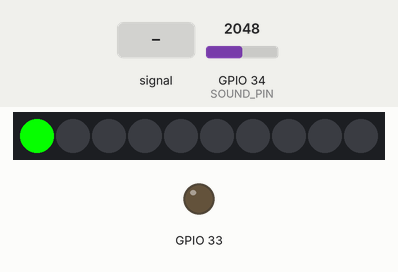
This sketch was run on a simulated ESP32. Shown: 10 RGB LEDs in strip order, left to right, output pins drawn as LEDs (lit = HIGH). The inputs (shaded band) are chosen by the test bench; at power-on: GPIO 34 (SOUND_PIN) = 2048. WiFi joins after 1.5 s; servers stay silent unless stated; web services answer with replies made up by the test bench; what the sketch prints to the serial monitor is not drawn.

Above: at 1.2 s.
1.3 s: GPIO 34 (SOUND_PIN) fed a 200 Hz sine of ±1842 counts around its level
At 2.8 s:
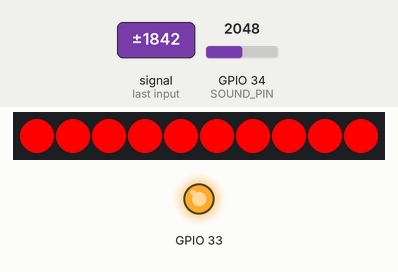
3.7 s: GPIO 34 (SOUND_PIN) fed a 1000 Hz sine of ±1023 counts around its level
At 5.57 s:
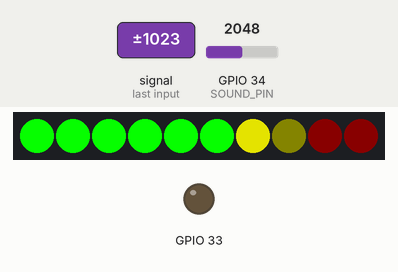
6.7 s: GPIO 34 (SOUND_PIN) fed a 50 Hz sine of ±1228 counts around its level
At 9.57 s:
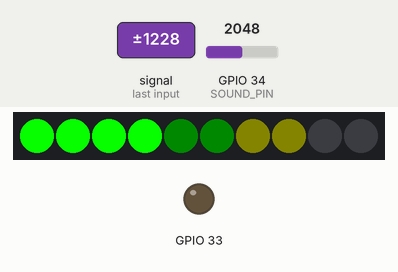
9.7 s: GPIO 34 (SOUND_PIN) set to 2866
At 10.2 s:
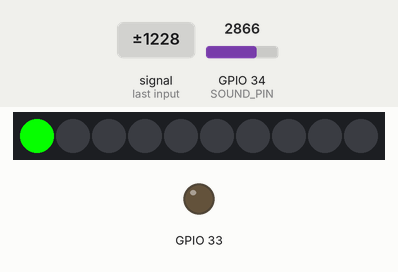
Timing chart, 0 to 12.2 s (numbered marks = the images above; inputs shaded):
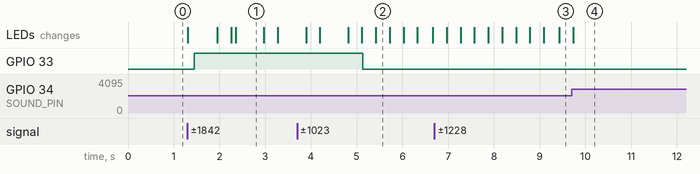

The sketch:

Final_device_upload.ino
```cpp
#include <FastLED.h>              // https://github.com/FastLED/FastLED
#include <WiFi.h>
#include <HTTPClient.h>
#include <ESPmDNS.h>
#include <WiFiUdp.h>
#include <ArduinoOTA.h>

#define NUMLEDS 10               // Number of LEDs
#define DATA_PIN 19                // Connect your addressable LED strip to this pin.
#define SENSITIVITY 1000           // Ranges from 0 to 1023
#define MAX_BRIGHTNESS 255        // Ranges from 0 to 255
#define SOUND_PIN 34           // Connect sound detector to this pin
#define SATURATION 255            // Ranges from 0 to 255
#define MINVAL 0
#define HUE_INIT 95
#define HUE_CHANGE 0

const char* ssid = "***";
const char* password = "***";

const char* serverName = "http://api.thingspeak.com/update?api_key=***";
String apiKey = "***";
CRGB leds[NUMLEDS];
byte brightness[NUMLEDS];
byte hue[NUMLEDS];
int analogVal;
int DELAY;
int loud;
int beep;
int send_data;
int sensorNum = 1;
String hname = "Loudness_sensor-" + String(sensorNum);
const char* hostname = hname.c_str();
unsigned long previousMillis = 0;
unsigned long interval = 30000;

void setup() {
  Serial.begin(115200);
  Serial.println("Booting");
  WiFi.mode(WIFI_STA);
  WiFi.begin(ssid, password);
  // while (WiFi.waitForConnectResult() != WL_CONNECTED) {
  //   Serial.println("Connection Failed! Rebooting...");
  //   delay(5000);
  //   ESP.restart();
  // }

  // Port defaults to 3232
//  ArduinoOTA.setPort(8080);

  // Hostname defaults to esp3232-[MAC]
   ArduinoOTA.setHostname(hostname);

  // No authentication by default
  // ArduinoOTA.setPassword("admin");

  // Password can be set with it's md5 value as well
  // MD5(admin) = 21232f297a57a5a743894a0e4a801fc3
  // ArduinoOTA.setPasswordHash("21232f297a57a5a743894a0e4a801fc3");

  ArduinoOTA
    .onStart([]() {
      String type;
      if (ArduinoOTA.getCommand() == U_FLASH)
        type = "sketch";
      else // U_SPIFFS
        type = "filesystem";

      // NOTE: if updating SPIFFS this would be the place to unmount SPIFFS using SPIFFS.end()
      Serial.println("Start updating " + type);
    })
    .onEnd([]() {
      Serial.println("\nEnd");
    })
    .onProgress([](unsigned int progress, unsigned int total) {
      Serial.printf("Progress: %u%%\r", (progress / (total / 100)));
    })
    .onError([](ota_error_t error) {
      Serial.printf("Error[%u]: ", error);
      if (error == OTA_AUTH_ERROR) Serial.println("Auth Failed");
      else if (error == OTA_BEGIN_ERROR) Serial.println("Begin Failed");
      else if (error == OTA_CONNECT_ERROR) Serial.println("Connect Failed");
      else if (error == OTA_RECEIVE_ERROR) Serial.println("Receive Failed");
      else if (error == OTA_END_ERROR) Serial.println("End Failed");
    });

  ArduinoOTA.begin();

  Serial.println("Ready");
  Serial.print("IP address: ");
  Serial.println(WiFi.localIP());

  pinMode(SOUND_PIN, INPUT);
  pinMode(33, OUTPUT);
  FastLED.addLeds<NEOPIXEL, DATA_PIN>(leds, NUMLEDS);

//  for(int i = 0; i <= NUMLEDS; i++){
//    brightness[i] = 0;
//    hue[i] = 0;
//  }
//
//  //Turn off all the LEDs
//  for(int i=0; i <= NUMLEDS; i++)
//  {
//  leds[i] = CRGB::Black;
//  }
//
//  //Update the LED strip
//  FastLED.show();
}

void loop() {
  ArduinoOTA.handle();

unsigned long currentMillis = millis();
 if ((WiFi.status() != WL_CONNECTED) && (currentMillis - previousMillis >=interval)) {
   Serial.println("Reconnecting to WiFi...");
   WiFi.disconnect();
   WiFi.reconnect();
   previousMillis = currentMillis;
 }

  for(int i = 0; i <= 50; i++)
  {
      analogVal += analogRead(SOUND_PIN);
  }
  int average = analogVal/50;
  analogVal = abs(average - analogRead(SOUND_PIN));

  int dBValue = average / 34;

  if(analogVal > SENSITIVITY)
  analogVal = SENSITIVITY;


  if(analogVal < MINVAL)
  analogVal = 0;

  if(send_data == 500)
  {
  Serial.println("Sending");

  WiFiClient client;
      HTTPClient http;

      // Your Domain name with URL path or IP address with path
      http.begin(client, serverName);

      // Specify content-type header
      http.addHeader("Content-Type", "application/x-www-form-urlencoded");
      // Data to send with HTTP POST
      String httpRequestData = "api_key=" + apiKey + "&field" + String(sensorNum) + "=" + String(dBValue);
      // Send HTTP POST request
      int httpResponseCode = http.POST(httpRequestData);

    Serial.print("HTTP Response code: ");
      Serial.println(httpResponseCode);

      // Free resources
      http.end();
  send_data = 0;
  }
  send_data += 1;

/*----------------------------------------------------------
  - 5 styles for sound reactive led strip are given below in different lines.
  - Uncomment the function which you want to try and comment the others.
  - "LinearFlowing" is uncommented by default.
-----------------------------------------------------------*/

  // LinearFlowing();
   LinearReactive();
  // BrightnessReactive();
  // CentreProgressive();
  // EdgeProgressive();

  FastLED.show();
  delay(10);
}

void LinearFlowing(){
  byte val = map(analogVal, 0, SENSITIVITY+1, 0, MAX_BRIGHTNESS);


  for(int i = 0; i <= NUMLEDS; i++){
    brightness[NUMLEDS-i] = brightness[NUMLEDS-i-1];
  }

  for(int i = 0; i <= NUMLEDS; i++){
    hue[NUMLEDS-i] = hue[NUMLEDS-i-1];
  }

  brightness[0] = val;
  byte hue = HUE_INIT;
  for(int i = 0; i <= NUMLEDS; i++){
    if(i <= 19)
    {
      leds[i] = CHSV(95, 255, brightness[i]);
    }
    else
    {
      leds[i] = CHSV(0, 255, brightness[i]);
    }
  }
  delay(DELAY);
}

void LinearReactive(){
  byte val = map(analogVal, 0, SENSITIVITY+1, 0, NUMLEDS);
  byte hue = HUE_INIT;

  if(val >= 7)
  {
    loud++;
  }
  else
  {
    loud=0;
  }

  if(loud >= 4)
  {
    for(int i = 0; i <= 4; i++)
    {
        digitalWrite(33, HIGH);
        delay(100);
    }
    fill_solid(leds, NUMLEDS, CRGB::Red);
    FastLED.show();
    delay(100);
    fill_solid(leds, NUMLEDS, CRGB::Black);
    FastLED.show();
    delay(100);
    fill_solid(leds, NUMLEDS, CRGB::Red);
    FastLED.show();
    delay(100);
    fill_solid(leds, NUMLEDS, CRGB::Black);
    FastLED.show();
    delay(100);
    fill_solid(leds, NUMLEDS, CRGB::Red);
    FastLED.show();
  }
  else
  {
    digitalWrite(33, LOW);
    for(int i = 0; i <= val; i++)
    {
      if(i <= 5)
      {
        leds[i] = CHSV(95, SATURATION, MAX_BRIGHTNESS);
      }
      else if(i>=6 && i<=7)
      {
        leds[i] = CHSV(64, SATURATION, MAX_BRIGHTNESS);
      }
      else if(i>=7)
      {
        leds[i] = CHSV(0, SATURATION, MAX_BRIGHTNESS);
      }
    }
  }

  for(int i = val+1; i <= NUMLEDS; i++){
    leds[i].nscale8(10);
  }
}

void BrightnessReactive(){
  byte val = map(analogVal, 0, SENSITIVITY+1, 0, MAX_BRIGHTNESS);
  byte hue = HUE_INIT;
  for(int i = 0; i <= NUMLEDS; i++){
    leds[i] = CHSV(hue += HUE_CHANGE, SATURATION, val);
  }
}

void CentreProgressive(){
  byte val = map(analogVal, 0, SENSITIVITY, 0, NUMLEDS/2);
  byte hue = HUE_INIT;
  for(int i = 0; i <= val; i++){
    leds[(NUMLEDS/2)+i] = CHSV(hue += HUE_CHANGE, SATURATION, MAX_BRIGHTNESS);
    leds[(NUMLEDS/2)-i] = CHSV(hue += HUE_CHANGE, SATURATION, MAX_BRIGHTNESS);
  }

  for(int i = val+1; i <= (NUMLEDS/2); i++){
    leds[(NUMLEDS/2)+i].nscale8(10);
    leds[(NUMLEDS/2)-i].nscale8(10);
  }
}

void EdgeProgressive(){
  byte val = map(analogVal, 0, SENSITIVITY, 0, NUMLEDS/2);
  byte hue = HUE_INIT;
  for(int i = 0; i <= val; i++){
    leds[i] = CHSV(hue += HUE_CHANGE, SATURATION, MAX_BRIGHTNESS);
    leds[NUMLEDS-i] = CHSV(hue += HUE_CHANGE, SATURATION, MAX_BRIGHTNESS);
  }

  for(int i=val+1; i<=(NUMLEDS/2); i++){
    leds[i].nscale8(10);
    leds[NUMLEDS-i].nscale8(10);
  }
}
```

Measured:
- after the input at 1.3 s, GPIO 33: LOW → HIGH after 0.15 s; the LEDs: first change at once (image 1 shows a later state)
- what the display in image 1 shows lasts 0.6 s, from 2.4 s to 3.0 s
